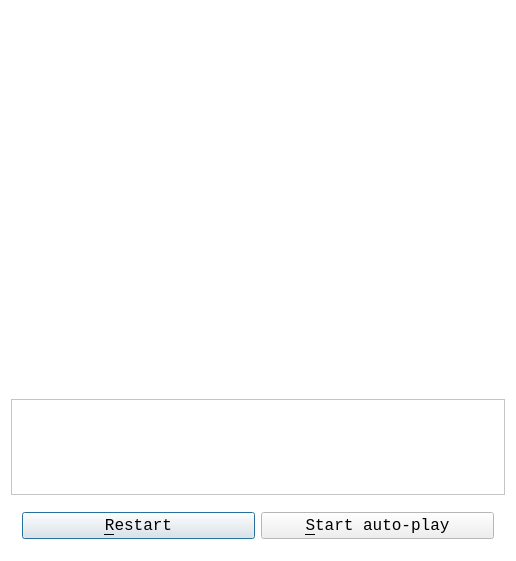
<?xml version="1.0" encoding="UTF-8"?>
<ui version="4.0">
 <class>QtTestTicTacToeMainDialog</class>
 <widget class="QDialog" name="QtTestTicTacToeMainDialog">
  <property name="geometry">
   <rect>
    <x>0</x>
    <y>0</y>
    <width>516</width>
    <height>561</height>
   </rect>
  </property>
  <property name="palette">
   <palette>
    <active>
     <colorrole role="Base">
      <brush brushstyle="SolidPattern">
       <color alpha="255">
        <red>255</red>
        <green>255</green>
        <blue>255</blue>
       </color>
      </brush>
     </colorrole>
     <colorrole role="Window">
      <brush brushstyle="SolidPattern">
       <color alpha="255">
        <red>255</red>
        <green>255</green>
        <blue>255</blue>
       </color>
      </brush>
     </colorrole>
    </active>
    <inactive>
     <colorrole role="Base">
      <brush brushstyle="SolidPattern">
       <color alpha="255">
        <red>255</red>
        <green>255</green>
        <blue>255</blue>
       </color>
      </brush>
     </colorrole>
     <colorrole role="Window">
      <brush brushstyle="SolidPattern">
       <color alpha="255">
        <red>255</red>
        <green>255</green>
        <blue>255</blue>
       </color>
      </brush>
     </colorrole>
    </inactive>
    <disabled>
     <colorrole role="Base">
      <brush brushstyle="SolidPattern">
       <color alpha="255">
        <red>255</red>
        <green>255</green>
        <blue>255</blue>
       </color>
      </brush>
     </colorrole>
     <colorrole role="Window">
      <brush brushstyle="SolidPattern">
       <color alpha="255">
        <red>255</red>
        <green>255</green>
        <blue>255</blue>
       </color>
      </brush>
     </colorrole>
    </disabled>
   </palette>
  </property>
  <property name="font">
   <font>
    <family>Courier New</family>
    <pointsize>12</pointsize>
   </font>
  </property>
  <property name="windowTitle">
   <string>TestTicTacToe</string>
  </property>
  <property name="windowIcon">
   <iconset resource="ToolTestTicTacToe.qrc">
    <normaloff>:/images/R.png</normaloff>:/images/R.png</iconset>
  </property>
  <layout class="QVBoxLayout" name="verticalLayout">
   <item>
    <widget class="QWidget" name="widget_top" native="true">
     <layout class="QGridLayout" name="gridLayout">
      <item row="0" column="0">
       <layout class="QHBoxLayout" name="layout_top">
        <property name="spacing">
         <number>0</number>
        </property>
       </layout>
      </item>
     </layout>
    </widget>
   </item>
   <item>
    <widget class="QPlainTextEdit" name="text">
     <property name="sizePolicy">
      <sizepolicy hsizetype="Expanding" vsizetype="Maximum">
       <horstretch>0</horstretch>
       <verstretch>0</verstretch>
      </sizepolicy>
     </property>
     <property name="maximumSize">
      <size>
       <width>16777215</width>
       <height>96</height>
      </size>
     </property>
     <property name="readOnly">
      <bool>true</bool>
     </property>
     <property name="plainText">
      <string/>
     </property>
    </widget>
   </item>
   <item>
    <widget class="QWidget" name="widget" native="true">
     <property name="sizePolicy">
      <sizepolicy hsizetype="Preferred" vsizetype="Maximum">
       <horstretch>0</horstretch>
       <verstretch>0</verstretch>
      </sizepolicy>
     </property>
     <layout class="QHBoxLayout" name="horizontalLayout">
      <item>
       <widget class="QPushButton" name="button_restart">
        <property name="text">
         <string>&amp;Restart</string>
        </property>
       </widget>
      </item>
      <item>
       <widget class="QPushButton" name="button_auto_play">
        <property name="text">
         <string>&amp;Start auto-play</string>
        </property>
       </widget>
      </item>
     </layout>
    </widget>
   </item>
  </layout>
 </widget>
 <layoutdefault spacing="6" margin="11"/>
 <resources>
  <include location="ToolTestTicTacToe.qrc"/>
 </resources>
 <connections/>
</ui>
